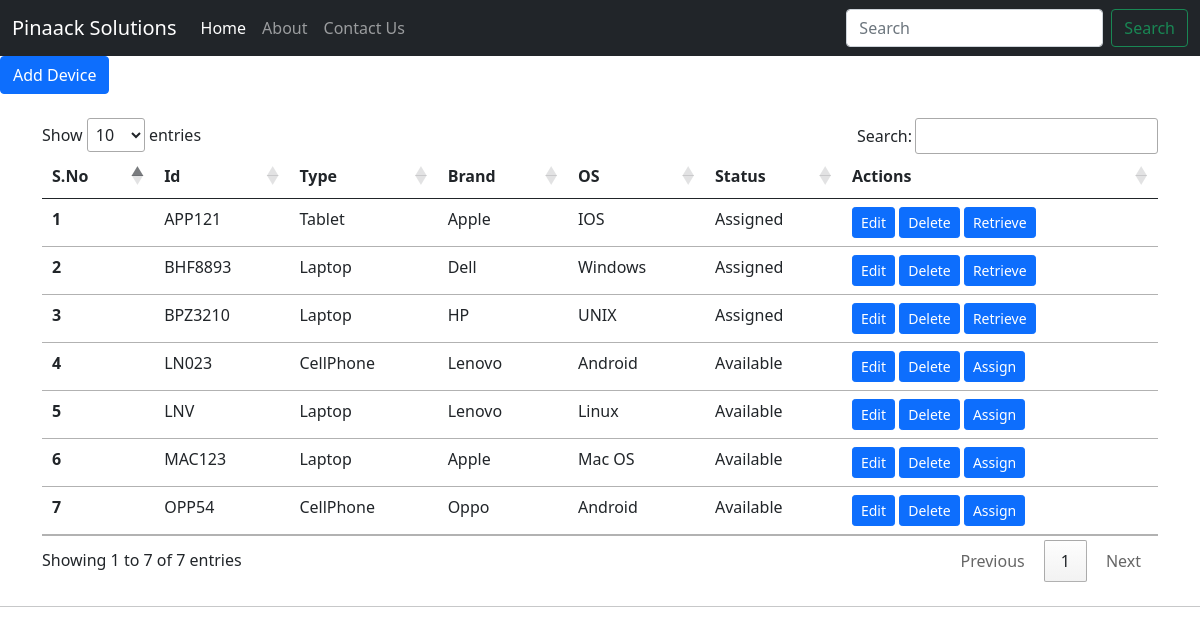
The page /device/index.php on the database its author committed.
### tables this page shows
CREATE TABLE `devices` (
  `id` varchar(12) NOT NULL,
  `type` varchar(10) NOT NULL,
  `brand` varchar(20) NOT NULL,
  `os` varchar(10) NOT NULL,
  `pan` varchar(10) DEFAULT NULL
);

### device/index.php (the view, shortened to what this page needs)
<?php
    include('includes/conn.php');
    include('includes/header.php');
    include('includes/navbar.php');
?>
  <button class="add btn btn-primary">Add Device</button>
  <div class="container my-4">
    <table class="table" id="myTable">
      <thead>
        <tr>
          <th scope="col">S.No</th>
          <th scope="col">Id</th>
          <th scope="col">Type</th>
          <th scope="col">Brand</th>
          <th scope="col">OS</th>
          <th scope="col">Status</th>
          <th scope="col">Actions</th>
        </tr>
      </thead>
      <tbody>
      <?php
            $sql = "SELECT * FROM `devices`";
            $result = mysqli_query($conn, $sql);
            $sno = 0;
            while($row = mysqli_fetch_assoc($result)){
              $sno=$sno+1;
              $status="Available";
              $operation="Assign";
              if($row['pan']!=null){
                $status="Assigned";
                $operation="Retrieve";
              }
              echo "<tr>
              <th scope='row'>". $sno ."</th>
              <td>". $row['id'] ."</td>
              <td>". $row['type'] ."</td>
              <td>". $row['brand'] ."</td>
              <td>". $row['os'] ."</td>
              <td>".   $status    ."</td>
              <td> <button class='edit btn btn-sm btn-primary' >Edit</button> <button class='delete btn btn-sm btn-primary' id=d". $row['id'] .">Delete</button> <button class='operation btn btn-sm btn-primary' id=". $row['id'] .">". $operation. "</button> </td>
              </tr>";
            }
        ?>
      </tbody>
    </table>
  </div>
  <hr>
  <?php
    include('includes/footer.php');
?>

### device/includes/header.php (shortened to what this page needs)
<!doctype html>
<html lang="en">
  <head>
    <link href="https://cdn.jsdelivr.net/npm/bootstrap@5.0.2/dist/css/bootstrap.min.css" rel="stylesheet">
    <link rel="stylesheet" href="//cdn.datatables.net/1.12.1/css/jquery.dataTables.min.css">
  </head>
  <body>

### device/includes/navbar.php (shortened to what this page needs)
<nav class="navbar navbar-expand-lg navbar-dark bg-dark">
    <div class="container-fluid">
      <a class="navbar-brand" href="#">Pinaack Solutions</a>
      <div class="collapse navbar-collapse" id="navbarSupportedContent">
        <ul class="navbar-nav me-auto mb-2 mb-lg-0">
          <li class="nav-item">
            <a class="nav-link active" aria-current="page" href="#">Home</a>
          </li>
          <li class="nav-item">
            <a class="nav-link" href="#">About</a>
          </li>
          <li class="nav-item">
            <a class="nav-link" href="#">Contact Us</a>
          </li>
        </ul>
        <form class="d-flex">
          <input class="form-control me-2" type="search" placeholder="Search" aria-label="Search">
          <button class="btn btn-outline-success" type="submit">Search</button>
        </form>
      </div>
    </div>
  </nav>

### device/includes/footer.php
</body>
</html>

### rows shown on the page
devices: id "APP121", type "Tablet", brand "Apple", os "IOS", pan "Assigned", pan "Retrieve"
devices: id "BHF8893", type "Laptop", brand "Dell", os "Windows", pan "Assigned", pan "Retrieve"
devices: id "BPZ3210", type "Laptop", brand "HP", os "UNIX", pan "Assigned", pan "Retrieve"
devices: id "LN023", type "CellPhone", brand "Lenovo", os "Android", status "Available", operation "Assign"
devices: id "LNV", type "Laptop", brand "Lenovo", os "Linux", status "Available", operation "Assign"
devices: id "MAC123", type "Laptop", brand "Apple", os "Mac OS", status "Available", operation "Assign"
devices: id "OPP54", type "CellPhone", brand "Oppo", os "Android", status "Available", operation "Assign"
